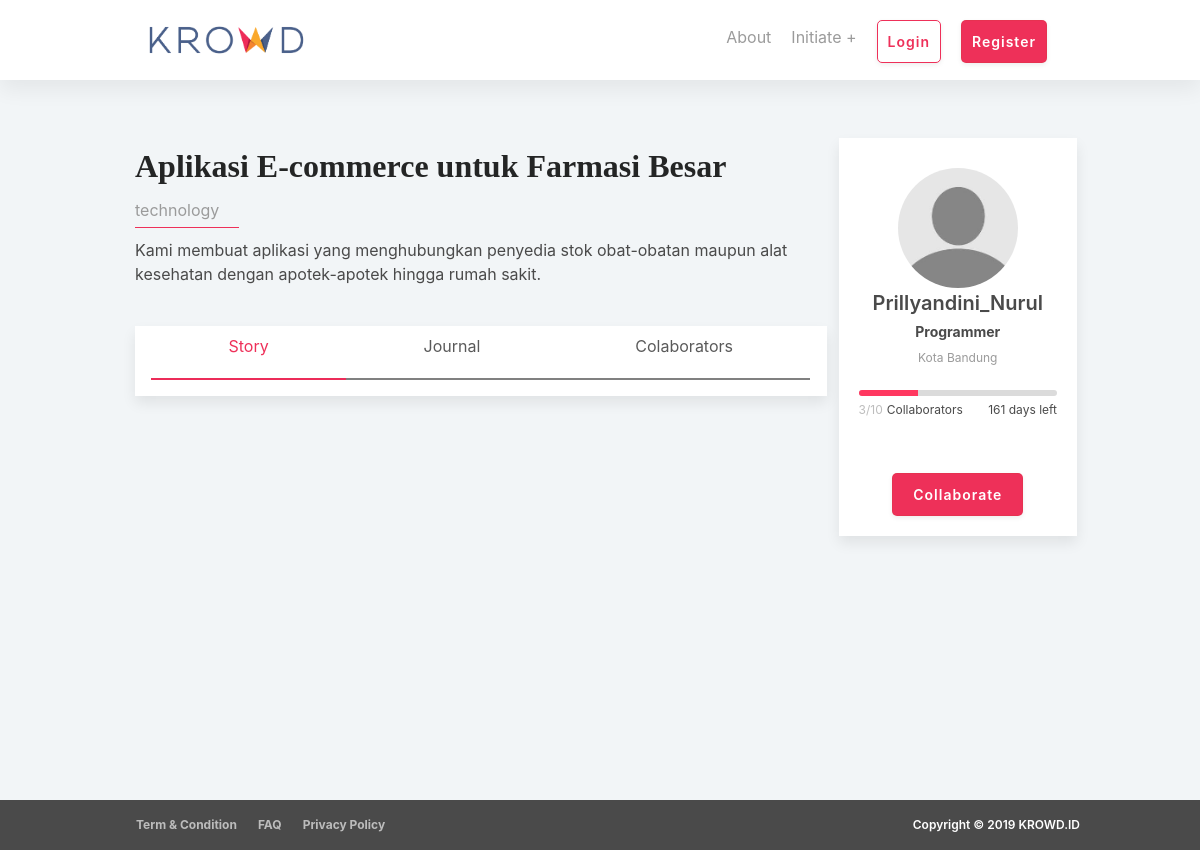
The page /c_krowd_home/detil_project/1 on the database its author committed.
### tables this page shows
CREATE TABLE `project` (
  `id_project` int(255) NOT NULL,
  `id_user` int(11) DEFAULT NULL,
  `judul_project` varchar(255) NOT NULL,
  `kategori` enum('music','fashion','technology','art','film&video','games','publishing','social') NOT NULL,
  `upload_image` blob NOT NULL,
  `short_desc` varchar(255) NOT NULL,
  `deskripsi` text NOT NULL,
  `lokasi` varchar(20) NOT NULL,
  `start_date` date NOT NULL,
  `end_date` date NOT NULL,
  `bidang_keahlian` varchar(20) NOT NULL,
  `max_user` int(100) NOT NULL,
  `popularity` enum('yes','no') NOT NULL,
  `admin_check` enum('Not Checked','Accepted','Rejected') NOT NULL
);

CREATE TABLE `user` (
  `id_user` int(11) NOT NULL,
  `username` varchar(255) NOT NULL,
  `email` varchar(255) NOT NULL,
  `password` varchar(255) NOT NULL,
  `short_bio` text NOT NULL,
  `experience` text NOT NULL,
  `portfolio` text NOT NULL,
  `kota` varchar(30) NOT NULL
);

### application/controllers/C_krowd_home.php (called while the page is built, shortened)
<?php
class C_krowd_home extends CI_Controller {
	function __construct()
    {
        $this->load->model('krowd_model');
    }
	public function detil_project($id)
	{
		$data['project'] = $this->krowd_model->get_specified_project_info($id);
		$data['collab'] = $this->krowd_model->get_project_collaborators($id);
		$this->load->view('detil_project', $data);
	}
}

### index.php (called while the page is built, shortened)
<?php
require_once BASEPATH.'core/CodeIgniter.php';

### application/models/krowd_model.php (called while the page is built, shortened)
<?php
class krowd_model extends CI_Model
{
    function get_specified_project_info($id)
    {
        $this->db->select('project.judul_project, user.username, project.kategori, project.short_desc, DATEDIFF(project.end_date,CURDATE()) AS "days_left", COUNT(queue.id_user) as "joined_user", project.max_user, project.deskripsi, project.lokasi, project.bidang_keahlian');
        $this->db->from('project');
        $this->db->join('user','project.id_user = user.id_user');
        $this->db->join('queue','queue.id_project = project.id_project');
        $this->db->where('project.id_project =', $id);
        $this->db->where('queue.status = 1');
        $query = $this->db->get();
        return $query->result_array();
    }
    function get_project_collaborators($id)
    {
        $this->db->select('user.id_user, user.username, user.kota');
        $this->db->from('user');
        $this->db->join('queue','queue.id_user=user.id_user');
        $this->db->join('project','project.id_project = queue.id_project');
        $this->db->where('project.id_project =', $id);
        $query = $this->db->get();
        return $query->result_array();
    }
    function get_collaborator_projects($id)
    {
        $this->db->select('count(queue.id_user)as "colpro"');
        $this->db->from('queue');
        $this->db->where('queue.id_user =', $id);
        $query = $this->db->get();
        return $query->result_array();
    }
    function get_initiated_projects($id)
    {
        $this->db->select('count(project.id_project)as"inpro"');
        $this->db->from('project');
        $this->db->join('user', 'user.id_user = project.id_user');
        $this->db->where('user.id_user =', $id);
        $query = $this->db->get();
        return $query->result_array();
    }
}

### application/views/detil_project.php (the view, shortened to what this page needs)
<link rel="stylesheet" href="<?= base_url('assets/css/detil_project.css')?>"/>
<?php foreach($project as $p){?>
<div class="bungkusDProject container">
	<div class="bungkusDetilProject2 columns">
		<div class="posProject column is-9">
			<h1 class="textJudulProjectDetil"><?= $p['judul_project']?></h1>
			<div class="textKategori"><?= $p['kategori']?></div>
			<span class="textBriefProject"><?= $p['short_desc']?></span>
			<div class="boxDetilProject">
				<div class="ant-tabs ant-tabs-top ant-tabs-line">
					<div role="tablist" class="ant-tabs-bar" tabindex="0">
							<div class="ant-tabs-nav-wrap">
								<div class="ant-tabs-nav-scroll">
									<nav class="navbar navbar-expand-sm justify-content-between" id="navMainMenu">
								      <ul class="navbar-nav nav-fill w-100 align-items-start">
								        <li class="nav-item">
								            <a class="nav-link active" id="ktg-menu" onclick="openMenu(event, 'story')">Story</a>
								        </li>
								        <li class="nav-item">
								            <a class="nav-link" id="ktg-menu" onclick="openMenu(event, 'jurnal')">Journal</a>
								        </li>
								        <li class="nav-item">
								            <a class="nav-link" id="ktg-menu" onclick="openMenu(event, 'colab')">Colaborators</a>
								        </li>
								     </ul>
								    </nav>
								</div>
							</div>
					</div>
				</div>
			</div>
		</div>
		<div class="posInitiator">
			<div class="bungkusInitiator">
				<img src="<?= base_url('assets/img/user.jpg')?>" alt="card" class="imgInitiator">
				<div class="body has-text-centered">
					<div class="textNamaInit"><?= $p['username']?></div>
					<div class="textJobdesk">
						<dl>
							<div>
								<dt><?= $p['bidang_keahlian']?></dt>
							</div>
						</dl>
					</div>
					<div class="textKota"><?= $p['lokasi']?></div>
					<progress class="progress is-danger is-12 is-small" value="<?= $p['joined_user']?>" max="<?= $p['max_user']?>" style="height: 6px; margin-top: 20px; margin-bottom: 5px;"></progress>
					<div class="columns is-mobile">
						<div class="column is-6 is-size-7 is-inline-block" align="left">
							<span class="textCollaborator is-black"><?= $p['joined_user']?>/<?= $p['max_user']?></span>Collaborators
						</div>
						<div class="column is-6 is-size-7 is-inline-block" align="right">
							<p class="time-left"><?= $p['days_left']?> days left</p>
						</div>
					</div>
					<?php if($p['joined_user'] != $p['max_user']) {?>
					<button type="submit" class="btnCollaborate">Collaborate</button>
					<?php }?>
				</div>
			</div>
		</div>
	</div>
</div>
<?php }?>

### assets/css/style.css (style rules this page uses)
body { font-family: 'Rubik' sans-serif; }
#navMainMenu { padding-top:0px; padding-bottom:0px; width:100%; }
#ktg-menu { padding-bottom:20px; cursor: pointer; border-bottom:2px solid grey; }
#ktg-menu.active { border-bottom: 2px solid #ec2c59; color: #ee3059; }
.nav-link.active { border-bottom: 2px solid #ec2c59; color: #ee3059; }
.textCollaborator { color: rgb(189, 189, 189); }

### assets/css/detil_project.css (style rules this page uses)
.bungkusDetilProject2 { min-height: 620px; }
.bungkusDetilProject2 { padding-top: 150px; display: flex; }
.posProject { margin-bottom: 60px; flex: none; width: 75%; }
.posInitiator { margin-bottom: 60px; flex: none; width: 25%; }
.textJudulProjectDetil { width: 100%; font-family: heading-bold; font-size: 2rem; font-weight: 600; margin-bottom: 1rem; line-height: 1; }
.textKategori { color: rgb(155, 155, 155); display: inline-block; padding-right: 20px; padding-bottom: 5px; margin-bottom: 10px; border-bottom: 1px solid rgb(238, 48, 89); }
.textBriefProject { display: block; margin-bottom: 40px; }
span { font-style: inherit; font-weight: inherit; }
.bungkusInitiator { background: white none repeat scroll 0% 0%; box-shadow: rgba(0, 0, 0, 0.08) 0px 7px 13px; position: relative; overflow: auto; padding: 20px; }
.imgInitiator { height: 120px; max-width: 120px; border-radius: 50%; margin: 10px auto auto; display: block; }
.textNamaInit { font-size: 1.25rem; font-weight: 600; }
.textJobdesk { font-size: 0.875rem; line-height: 2; }
.textKota { font-size: 0.75rem; color: rgb(155, 155, 155); line-height: 2; }
.textCollaborator, [data-textCollaborator] { padding-right: 4px; }
.btnCollaborate { display: inline-block; box-sizing: border-box; padding: 10px 20px; margin-top: 30px; transition: all 0.2s ease 0s; border: 1px solid rgba(230, 50, 80, 0.9); border-radius: 5px; box-shadow: rgba(0, 0, 0, 0.07) 0px 2px 5px; cursor: pointer; background: rgb(238, 48, 89) none repeat scroll 0% 0%; letter-spacing: 1px; text-align: center; font-size: 0.875rem; font-weight: 600; color: white; }
.boxDetilProject { background: white none repeat scroll 0% 0%; box-shadow: rgba(0, 0, 0, 0.08) 0px 7px 13px; position: relative; overflow: auto; }

### rows shown on the page
project: judul_project "Aplikasi E-commerce untuk Farmasi Besar", kategori "technology", short_desc "Kami membuat aplikasi yang menghubungkan penyedia stok obat-obatan maupun alat kesehatan dengan apotek-apotek hingga rumah sakit.", id_user.username "Prillyandini_Nurul", bidang_keahlian "Programmer", lokasi "Kota Bandung", joined_user "3", max_user "10", days_left "161", shows "Collaborate"
